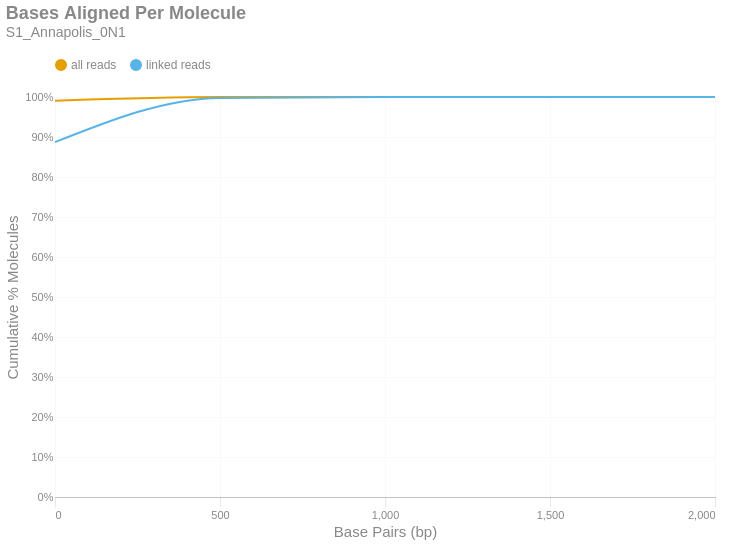

Notebook code for this chart:
### Markdown cell above
### Bases Aligned Per Molecule
This is a cumulative frequency distribution showing the number of base pairs aligned per unique molecule. These data are shown in 500 bp bins. There are two distributions: one with `all reads` (yellow) and another with only `linked reads` (blue). The percent of molecules in the `linked reads` distribution is relative to the total number of linked molecules.

### Code cell
if SKIPLR:
    print_html(f"Skipped")
else:
    binned_df = consolidated_hist(valids['aligned_bp'], mask, 500, True)
    with SafeRender(binned_df):
        (
            density_plot(binned_df, 'Bases Aligned Per Molecule', samplename, 'basesper')
            .encode(
                x=alt.X('bin:Q', title="Base Pairs (bp)").axis(tickMinStep=500).scale(padding=0),
                y=alt.Y('value:Q', title='Cumulative % Molecules')
                    .axis(format='%')
                    .scale(domain = [0,1])
                    .stack(False),
                color=alt.Color("key:N").scale(domain = ["all reads", "linked reads"]),
                tooltip = [
                    alt.Tooltip("key:N", title = "Data Type"),
                    alt.Tooltip("range_label:N", title="Bases Aligned Per Molecule"),
                    alt.Tooltip("value:Q", format = ".2%", title="% Molecules (Cum.)")
                ]
            )
        ).display()

### Figure 1 — Vega-Lite specification as saved in the notebook (floating-point values rounded to 4 significant figures)
{"width": "container", "height": 400, "config": {"title": {"anchor": "start", "dy": -15, "fontSize": 18, "color": "#888888", "subtitleColor": "#888888", "subtitleFontSize": 14}, "arc": {"fill": "#0072B2"}, "axis": {"domainColor": "#888888", "domainWidth": 0.5, "gridWidth": 0.2, "grid": false, "titleFontWeight": 400, "titleFontSize": 15, "labelFontSize": 11, "labelColor": "#888888", "tickColor": "#888888", "tickWidth": 0.2, "titleColor": "#888888"}, "axisBand": {"grid": false}, "axisX": {"grid": true, "tickSize": 10, "domainCap": "round"}, "axisY": {"domain": false, "grid": true, "tickSize": 0, "domainCap": "round"}, "background": "transparent", "header": {"labelFontSize": 15, "labelColor": "#888888", "titleFontSize": 15, "titleFontWeight": 600, "titleColor": "#888888"}, "legend": {"labelFont": "sans-serif", "labelFontSize": 12, "labelColor": "#888888", "symbolSize": 100, "symbolType": "circle", "titleFontSize": 12, "titlePadding": 10, "titleColor": "#888888", "title": null, "orient": "top"}, "range": {"category": ["#E69F00", "#56B4E9", "#009E73", "#F0E442", "#0072B2", "#D55E00", "#CC79A7", "#000000"], "diverging": ["#cfe8f3", "#a2d4ec", "#73bfe2", "#46abdb", "#1696d2", "#12719e"]}, "area": {"fill": "#0072B2", "fillOpacity": 0.7, "line": true, "strokeOpacity": 0.7}, "line": {"color": "#0072B2", "stroke": "#0072B2", "strokeWidth": 2}, "trail": {"color": "#0072B2", "stroke": "#0072B2", "strokeWidth": 0, "size": 1}, "point": {"filled": true, "fillOpacity": 1.0, "size": 95}, "text": {"color": "#888888", "fontSize": 11, "align": "right", "fontWeight": 400, "size": 11}, "bar": {"fill": "#0072B2", "stroke": null}, "view": {"stroke": null, "continuousWidth": 660, "continuousHeight": 400}}, "data": {"name": "data-f54e02360b9d3f28e27df172a946f3a9"}, "mark": {"type": "line", "interpolate": "monotone", "point": {"opacity": 0, "size": 275}}, "encoding": {"color": {"field": "key", "scale": {"domain": ["all reads", "linked reads"]}, "type": "nominal"}, "tooltip": [{"field": "key", "title": "Data Type", "type": "nominal"}, {"field": "range_label", "title": "Bases Aligned Per Molecule", "type": "nominal"}, {"field": "value", "format": ".2%", "title": "% Molecules (Cum.)", "type": "quantitative"}], "x": {"axis": {"tickMinStep": 500}, "field": "bin", "scale": {"padding": 0}, "title": "Base Pairs (bp)", "type": "quantitative"}, "y": {"axis": {"format": "%"}, "field": "value", "scale": {"domain": [0, 1]}, "stack": false, "title": "Cumulative % Molecules", "type": "quantitative"}}, "params": [{"name": "param_c36ac31b6afebe62", "select": {"type": "point", "fields": ["key"]}, "bind": "legend"}], "title": {"text": "Bases Aligned Per Molecule", "subtitle": "S1_Annapolis_0N1"}, "transform": [{"fold": ["all reads (cumsum)", "linked reads (cumsum)"]}, {"calculate": "replace(datum.key, ' (cumsum)', '')", "as": "key"}, {"filter": {"param": "param_c36ac31b6afebe62"}}], "usermeta": {"embedOptions": {"downloadFileName": "S1_Annapolis_0N1.basesper"}}, "$schema": "https://vega.github.io/schema/vega-lite/v6.1.0.json", "datasets": {"data-f54e02360b9d3f28e27df172a946f3a9": [{"bin": "0.0", "interval": "0.0-500.0", "all reads": 0.9909, "linked reads": 0.887, "all reads (cumsum)": 0.9909, "linked reads (cumsum)": 0.887, "range_label": "0-499"}, {"bin": "500.0", "interval": "500.0-1000.0", "all reads": 0.008923, "linked reads": 0.1108, "all reads (cumsum)": 0.9998, "linked reads (cumsum)": 0.9978, "range_label": "500-999"}, {"bin": "1000.0", "interval": "1000.0-1500.0", "all reads": 0.0001774, "linked reads": 0.002131, "all reads (cumsum)": 1.0, "linked reads (cumsum)": 0.9999, "range_label": "1000-1499"}, {"bin": "1500.0", "interval": "1500.0-2000.0", "all reads": 5.835e-06, "linked reads": 6.859e-05, "all reads (cumsum)": 1.0, "linked reads (cumsum)": 1.0, "range_label": "1500-1999"}, {"bin": "2000.0", "interval": "2000.0-2500.0", "all reads": 3.432e-07, "linked reads": 4.572e-06, "all reads (cumsum)": 1.0, "linked reads (cumsum)": 1.0, "range_label": "2000-2499"}]}}
